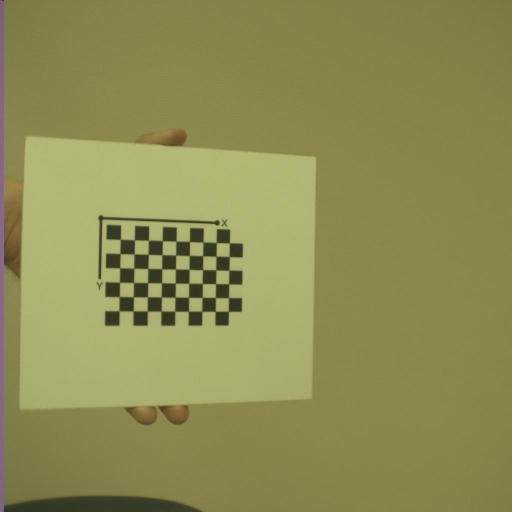
#> input picture ipcv_project3/Calibratie 1/calibrationLeft/Calibratie 1_L_1.jpg, 1024 x 1024 px (shown at 1/2 size); its folder holds 4 pictures in this run
$ python main_code.py   (older library calls are emulated)
#> lines starting #> are read from the running program, lines starting #| are printed output that depends on the picture; pictures that were not available may be replaced by others from this repository, and a replacement may not be noted
### StereoCalibration.py
import cv2
import numpy as np
import glob
import os

class StereoCal:

    def CameraCalibrate(self, image_files_left, image_files_middle, image_files_right, chessboard_size=(9, 6), square_size=10):

        objp = np.zeros((chessboard_size[0] * chessboard_size[1], 3), np.float32)
        objp[:, :2] = np.mgrid[0:chessboard_size[0], 0:chessboard_size[1]].T.reshape(-1, 2) * square_size

        objpoints = []
        imgpoints_left = []
        imgpoints_middle = []
        imgpoints_right = []


        for fname_left, fname_middle, fname_right in zip(image_files_left, image_files_middle, image_files_right):

            img_left = cv2.imread(fname_left)
            img_middle = cv2.imread(fname_middle)
            img_right = cv2.imread(fname_right)

            # Covert color into gray
            gray_left = cv2.cvtColor(img_left, cv2.COLOR_BGR2GRAY)
            gray_middle = cv2.cvtColor(img_middle, cv2.COLOR_BGR2GRAY)
            gray_right = cv2.cvtColor(img_right, cv2.COLOR_BGR2GRAY)

            ret_left, corners_left = cv2.findChessboardCorners(gray_left, chessboard_size, None)
            ret_middle, corners_middle = cv2.findChessboardCorners(gray_middle, chessboard_size, None)
            ret_right, corners_right = cv2.findChessboardCorners(gray_right, chessboard_size, None)


            if ret_left and ret_middle and ret_right:
                objpoints.append(objp)

                criteria = (cv2.TERM_CRITERIA_EPS + cv2.TERM_CRITERIA_MAX_ITER, 30, 0.001)
                corners_left_refined = cv2.cornerSubPix(gray_left, corners_left, (11, 11), (-1, -1), criteria)
                corners_middle_refined = cv2.cornerSubPix(gray_middle, corners_middle, (11, 11), (-1, -1), criteria)
                corners_right_refined = cv2.cornerSubPix(gray_right, corners_right, (11, 11), (-1, -1), criteria)

                imgpoints_left.append(corners_left_refined)
                imgpoints_middle.append(corners_middle_refined)
                imgpoints_right.append(corners_right_refined)

        # Camera calibration for each camera
        _, camera_matrix_left, dist_coeffs_left, _, _ = cv2.calibrateCamera(objpoints, imgpoints_left, gray_left.shape[::-1], None, None)
        _, camera_matrix_middle, dist_coeffs_middle, _, _ = cv2.calibrateCamera(objpoints, imgpoints_middle, gray_middle.shape[::-1], None, None)
        _, camera_matrix_right, dist_coeffs_right, _, _ = cv2.calibrateCamera(objpoints, imgpoints_right, gray_right.shape[::-1], None, None)

        return camera_matrix_left, dist_coeffs_left, camera_matrix_middle, dist_coeffs_middle, camera_matrix_right, dist_coeffs_right, objpoints, imgpoints_left, imgpoints_middle, imgpoints_right


    def stereo_calibrate_and_rectify(self, objpoints, imgpoints1, imgpoints2, camera_matrix1, dist_coeffs1, camera_matrix2, dist_coeffs2, image_size):

        # Stereo calibration
        retval, cameraMatrix1, distCoeffs1, cameraMatrix2, distCoeffs2, R, T, E, F= cv2.stereoCalibrate(
            objpoints, imgpoints1, imgpoints2,
            camera_matrix1, dist_coeffs1,
            camera_matrix2, dist_coeffs2,
            image_size, flags=cv2.CALIB_FIX_INTRINSIC
        )

        # Stereo rectification
        R1, R2, P1, P2, Q, _, _ = cv2.stereoRectify(cameraMatrix1, distCoeffs1,
                                                    cameraMatrix2, distCoeffs2,
                                                    image_size, R, T, flags=cv2.CALIB_ZERO_DISPARITY, alpha=-1)

        # Compute rectification maps
        map1_x, map1_y = cv2.initUndistortRectifyMap(cameraMatrix1, distCoeffs1, R1, P1, image_size, cv2.CV_32FC1)
        map2_x, map2_y = cv2.initUndistortRectifyMap(cameraMatrix2, distCoeffs2, R2, P2, image_size, cv2.CV_32FC1)

        return R1, R2, P1, P2, Q, map1_x, map1_y, map2_x, map2_y, T

    # [23 lines left out: function rectify_images, not called in this run]

### stereoMatching.py
import cv2
import numpy as np
from cv2 import ximgproc

class stereoMatching:

    def __init__(self, disparity_threshold=1.0):
        self.disparity_threshold = disparity_threshold

    # [67 lines left out: functions stereoMatchingBM, unreliable_disparity_mask, filter_disparity, guided_filtering, not called in this run]


### MeshGenerator.py
# MeshGenerator.py
import numpy as np
import matplotlib.pyplot as plt
from mpl_toolkits.mplot3d import Axes3D
import open3d as o3d
import os

class MeshGenerator:
    def __init__(self):
        pass

    # [55 lines left out: functions generate_mesh, surface_reconstruction, not called in this run]


### BackgroundRemoval.py
import cv2
import numpy as np
import os
import glob
from tqdm import tqdm


class ImprovedBackground:
    def __init__(self):
        # Initialize the face detector
        self.face_cascade = cv2.CascadeClassifier(cv2.data.haarcascades + 'haarcascade_frontalface_default.xml')
        if self.face_cascade.empty():
            print("WARNING: Failed to load face detector")

    # [143 lines left out: functions batch_remove_background, remove_background, not called in this run]

    def _log_success(self, log_file, message):
        with open(log_file, 'a') as f:
            f.write(f"[SUCCESS] {message}\n")

    def _log_error(self, log_file, message):
        with open(log_file, 'a') as f:
            f.write(f"[ERROR] {message}\n")

# [6 lines that do not run on import are left out]

### main_code.py
import cv2
import cv2 as cv
import numpy as np
import glob
import os
import matplotlib.pyplot as plt
from PIL import Image
import os
import open3d as o3d
import copy
from tqdm import tqdm

# Import the classes
from colour_normalisation import ColourNorm
from StereoCalibration import StereoCal
from stereoMatching import stereoMatching
from DepthMapCreator import DepthMapCreator
from MeshGenerator import MeshGenerator
from ICPCombine import ICPCombine
from BackgroundRemoval import ImprovedBackground

# Define the classes
colournorm = ColourNorm()
stereocal = StereoCal()
background_removal = ImprovedBackground()
stereo_matching = stereoMatching()
depth_map_creator = DepthMapCreator()
mesh_generator = MeshGenerator()
icp_combine = ICPCombine()

# Paths to calibration images
calib_left = 'ipcv_project3/Calibratie 1/calibrationLeft'
calib_middle = 'ipcv_project3/Calibratie 1/calibrationMiddle'
calib_right = 'ipcv_project3/Calibratie 1/calibrationRight'

# Paths to subjects
subject_paths = [
    'ipcv_project3/subject1',
    'ipcv_project3/subject2',
    'ipcv_project3/subject4'
]

images_left = glob.glob(os.path.join(calib_left, '*.jpg'))
images_middle = glob.glob(os.path.join(calib_middle, '*.jpg'))
images_right = glob.glob(os.path.join(calib_right, '*.jpg'))

chessboard_size = (9, 6)
square_size = 10

sample_image = cv.imread(images_left[0])
#> sample_image is the input picture: shape (1024, 1024, 3); mean B, G, R 84.9, 140.6, 142.9
image_size = (sample_image.shape[1], sample_image.shape[0])
#> image_size = (1024, 1024)

# Camera calibration
camera_matrix_left, dist_coeffs_left, camera_matrix_middle, dist_coeffs_middle, \
camera_matrix_right, dist_coeffs_right, objpoints, imgpoints_left, \
imgpoints_middle, imgpoints_right = stereocal.CameraCalibrate(
    images_left, images_middle, images_right, chessboard_size, square_size
)
#> in CameraCalibrate, `gray_left = cv2.cvtColor(img_left, cv2.COLOR_BGR2GRAY)`:
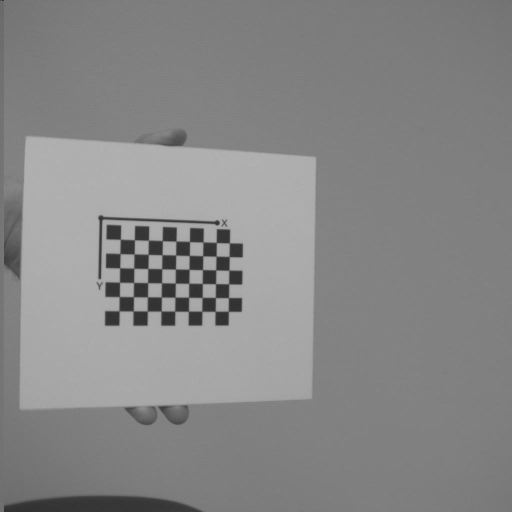
#> gray_left: shape (1024, 1024) (shown at 1/2 size); min 14, max 180, mean 134.9
#> in CameraCalibrate, `ret_left, corners_left = cv2.findChessboardCorners(gray_left, chessboa..`: ret_left = True; corners_left = 54 rows, first 8: [240.8, 478.9], [269, 479.9], [297.3, 480.4], [325.1, 481.7], [352.3, 482.3], [379.4, 483.5], [406.5, 484.2], [432.8, 485.4]
#> in CameraCalibrate, `ret_middle, corners_middle = cv2.findChessboardCorners(gray_middle, ch..`: ret_middle = True; corners_middle has the same summary as corners_left
#> in CameraCalibrate, `ret_right, corners_right = cv2.findChessboardCorners(gray_right, chess..`: corners_right has the same summary as corners_left
#> in CameraCalibrate, `corners_left_refined = cv2.cornerSubPix(gray_left, corners_left, (11, ..`: corners_left_refined = 54 rows, first 8: [241, 479], [269.1, 480.1], [297.3, 480.7], [325, 481.8], [352.4, 482.6], [379.4, 483.5], [406.5, 484.4], [433, 485.4]
#> in CameraCalibrate, `corners_middle_refined = cv2.cornerSubPix(gray_middle, corners_middle,..`: corners_middle_refined has the same summary as corners_left_refined
#> in CameraCalibrate, `corners_right_refined = cv2.cornerSubPix(gray_right, corners_right, (1..`: corners_right_refined has the same summary as corners_left_refined
#> in CameraCalibrate, `_, camera_matrix_left, dist_coeffs_left, _, _ = cv2.calibrateCamera(ob..`: camera_matrix_left = [[3175, 0, 519.4], [0, 2649, 520.1], [0, 0, 1]]; dist_coeffs_left = [[-0.903, 8.02, 0.0127, 0.00518, -616.3]]
#> in CameraCalibrate, `_, camera_matrix_middle, dist_coeffs_middle, _, _ = cv2.calibrateCamer..`: camera_matrix_middle = [[3175, 0, 519.4], [0, 2649, 520.1], [0, 0, 1]]; dist_coeffs_middle = [[-0.903, 8.02, 0.0127, 0.00518, -616.3]]
#> in CameraCalibrate, `_, camera_matrix_right, dist_coeffs_right, _, _ = cv2.calibrateCamera(..`: camera_matrix_right = [[3175, 0, 519.4], [0, 2649, 520.1], [0, 0, 1]]; dist_coeffs_right = [[-0.903, 8.02, 0.0127, 0.00518, -616.3]]
#> camera_matrix_left = [[3175, 0, 519.4], [0, 2649, 520.1], [0, 0, 1]]; dist_coeffs_left = [[-0.903, 8.02, 0.0127, 0.00518, -616.3]]; camera_matrix_middle = [[3175, 0, 519.4], [0, 2649, 520.1], [0, 0, 1]]; dist_coeffs_middle = [[-0.903, 8.02, 0.0127, 0.00518, -616.3]]; camera_matrix_right = [[3175, 0, 519.4], [0, 2649, 520.1], [0, 0, 1]]; dist_coeffs_right = [[-0.903, 8.02, 0.0127, 0.00518, -616.3]]; objpoints = 1 item; imgpoints_left = 1 item; imgpoints_middle = 1 item; imgpoints_right = 1 item

# Left-middle calibration
R1, R2, P1, P2, Q, map1_x, map1_y, map2_x, map2_y, T_left_middle = stereocal.stereo_calibrate_and_rectify(
    objpoints, imgpoints_left, imgpoints_middle, camera_matrix_left, dist_coeffs_left,
    camera_matrix_middle, dist_coeffs_middle, image_size)
#> in stereo_calibrate_and_rectify, `retval, cameraMatrix1, distCoeffs1, cameraMatrix2, distCoeffs2, R, T, ..`: retval = 0.0905; cameraMatrix1 = [[3175, 0, 519.4], [0, 2649, 520.1], [0, 0, 1]]; distCoeffs1 = [[-0.903, 8.02, 0.0127, 0.00518, -616.3]]; cameraMatrix2 = [[3175, 0, 519.4], [0, 2649, 520.1], [0, 0, 1]]; distCoeffs2 = [[-0.903, 8.02, 0.0127, 0.00518, -616.3]]; R = [[1, 0, 0], [0, 1, 0], [0, 0, 1]]; T = [7.12e-14, -1.39e-17, -1.21e-15]; E = [[0, 1.21e-15, -1.39e-17], [-1.21e-15, 0, -7.12e-14], [1.39e-17, 7.12e-14, 0]]; F = [[0, 1.44e-22, -7.94e-20], [-1.44e-22, 0, -2.68e-17], [7.94e-20, 2.68e-17, 0]]
#> in stereo_calibrate_and_rectify, `R1, R2, P1, P2, Q, _, _ = cv2.stereoRectify(cameraMatrix1, distCoeffs1..`: R1 = [[1, -0.000195, -0.017], [0.000195, 1, -1.67e-06], [0.017, -1.67e-06, 1]]; R2 has the same summary as R1; P1 = [[2649, 0, 564.5, 0], [0, 2649, 520.1, 0], [0, 0, 1, 0]]; P2 = [[2649, 0, 564.5, 1.89e-10], [0, 2649, 520.1, 0], [0, 0, 1, 0]]; Q = [[1, 0, 0, -564.5], [0, 1, 0, -520.1], [0, 0, 0, 2649], [0, 0, -1.4e+13, 0]]
#> in stereo_calibrate_and_rectify, `map1_x, map1_y = cv2.initUndistortRectifyMap(cameraMatrix1, distCoeffs..`:
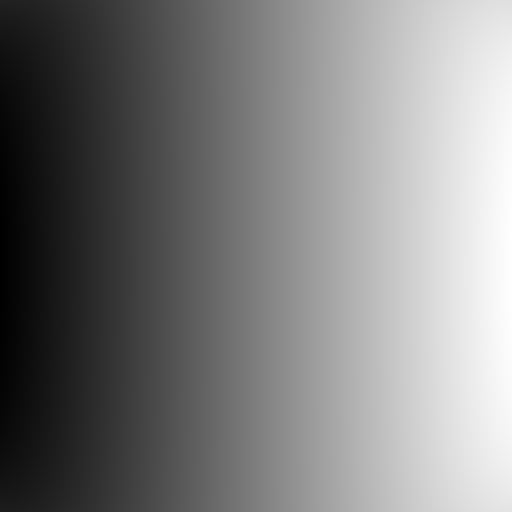
#> map1_x: shape (1024, 1024) float32 (shown at 1/2 size); min -63.51, max 1095.4, mean 512.4; drawn with min black and max white
#> in stereo_calibrate_and_rectify, `map1_x, map1_y = cv2.initUndistortRectifyMap(cameraMatrix1, distCoeffs..`:
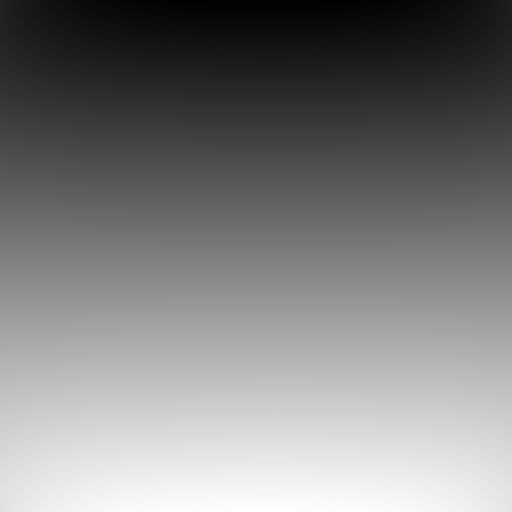
#> map1_y: shape (1024, 1024) float32 (shown at 1/2 size); min 34.19, max 1001, mean 514.1; drawn with min black and max white
#> R2 has the same summary as R1 in stereo_calibrate_and_rectify; T_left_middle = [7.12e-14, -1.39e-17, -1.21e-15]

# Middle-right calibration
R2_new, R3, P2_new, P3, Q2, map2_x_new, map2_y_new, map3_x, map3_y, T_middle_right = stereocal.stereo_calibrate_and_rectify(
    objpoints, imgpoints_middle, imgpoints_right, camera_matrix_middle, dist_coeffs_middle,
    camera_matrix_right, dist_coeffs_right, image_size)
#> R2_new has the same summary as R1 in stereo_calibrate_and_rectify; R3 has the same summary as R1 in stereo_calibrate_and_rectify; P2_new has the same summary as P1 in stereo_calibrate_and_rectify; P3 has the same summary as P2 in stereo_calibrate_and_rectify; Q2 has the same summary as Q in stereo_calibrate_and_rectify; T_middle_right = [7.12e-14, -1.39e-17, -1.21e-15]

cnt = 0

for subject_path in subject_paths:
    cnt += 1

    print(f"Processing {subject_path}...")

    # Get all images without limiting to first one
    images_left_person = glob.glob(os.path.join(subject_path, 'subject*Left', '*.jpg'))
    images_middle_person = glob.glob(os.path.join(subject_path, 'subject*Middle', '*.jpg'))
    images_right_person = glob.glob(os.path.join(subject_path, 'subject*Right', '*.jpg'))

    # Sort the images to ensure matching order
    images_left_person.sort()
    images_middle_person.sort()
    images_right_person.sort()

    # Create output folders
    bg_removed_folder = os.path.join(subject_path, 'bg_removed')
    rectified_folder = os.path.join(subject_path, 'rectified')
    for folder in [bg_removed_folder, rectified_folder]:
        if not os.path.exists(folder):
            os.makedirs(folder)

    # for img_left_path, img_middle_path, img_right_path in zip(images_left_person, images_middle_person, images_right_person):
    for idx, (img_left_path, img_middle_path, img_right_path) in enumerate(
            zip(images_left_person, images_middle_person, images_right_person)):
        base_number = os.path.basename(img_left_path).split('_')[-1].split('.')[0]  # Extract number from filename
        print(f"Processing image set {idx + 1}/{len(images_left_person)} (number {base_number})")

        img_left = cv.imread(img_left_path)
        img_middle = cv.imread(img_middle_path)
        img_right = cv.imread(img_right_path)

        # Normalization
        images_for_normalization = [img_left, img_middle, img_right]
        normalized_images = colournorm.normalize_images(images_for_normalization)
        img_left, img_middle, img_right = normalized_images[0], normalized_images[1], normalized_images[2]

        # Determine if the subject has special conditions
        is_bald = 'subject4' in subject_path
        is_left = True  # Always true for left images

        # Remove background
        left_img_bg_removed = background_removal.remove_background(img_left, is_bald=is_bald, is_left=is_left)
        middle_img_bg_removed = background_removal.remove_background(img_middle, is_bald=is_bald)
        right_img_bg_removed = background_removal.remove_background(img_right, is_bald=is_bald)

        # Generate numbered output filenames
        left_img_bg_removed_path = os.path.join(bg_removed_folder, f'left_bg_removed_{base_number}.png')
        middle_img_bg_removed_path = os.path.join(bg_removed_folder, f'middle_bg_removed_{base_number}.png')
        right_img_bg_removed_path = os.path.join(bg_removed_folder, f'right_bg_removed_{base_number}.png')

        # Save background removed images
        cv2.imwrite(left_img_bg_removed_path, left_img_bg_removed)
        cv2.imwrite(middle_img_bg_removed_path, middle_img_bg_removed)
        cv2.imwrite(right_img_bg_removed_path, right_img_bg_removed)

        print(f"Saved background removed images for set {base_number}")

        #left_img_bg_removed_BGR = cv2.cvtColor(left_img_bg_removed, cv2.COLOR_RGB2BGR)
        #middle_img_bg_removed_BGR = cv2.cvtColor(middle_img_bg_removed, cv2.COLOR_RGB2BGR)
        #right_img_bg_removed_BGR = cv2.cvtColor(right_img_bg_removed, cv2.COLOR_RGB2BGR)


       # Stereo rectification
        rectified_left, rectified_middle = stereocal.rectify_images(
            left_img_bg_removed, middle_img_bg_removed, map1_x, map1_y, map2_x, map2_y)
        rectified_middle_new, rectified_right = stereocal.rectify_images(
            middle_img_bg_removed, right_img_bg_removed, map2_x_new, map2_y_new, map3_x, map3_y)

        if rectified_left is not None and rectified_middle is not None and rectified_right is not None:
            # Save rectified images with alpha channel
            cv2.imwrite(os.path.join(rectified_folder, f'rectified_left_{base_number}.png'), rectified_left)
            cv2.imwrite(os.path.join(rectified_folder, f'rectified_middle_{base_number}.png'), rectified_middle)
            cv2.imwrite(os.path.join(rectified_folder, f'rectified_right_{base_number}.png'), rectified_right)


            if cnt == 1:
                mindisparity1 = 276
                mindisparity2 = 276
                numdisparity1 = 16 * 4
                numdisparity2 = 16 * 4
                blockSize1 = 5
                blockSize2 = 5
                uniquenessRatio = 5
            elif cnt == 2:
                mindisparity1 = 292
                mindisparity2 = 292
                numdisparity1 = 16 * 5
                numdisparity2 = 16 * 5
                blockSize1 = 11
                blockSize2 = 9
                uniquenessRatio = 1
            elif cnt == 3:
                mindisparity1 = 318
                mindisparity2 = 346
                numdisparity1 = 16 * 7
                numdisparity2 = 16 * 5
                blockSize1 = 15
                blockSize2 = 17
                uniquenessRatio = 5

            # Stereo matching
            # diparity left-middle
            total_disparity_left_middle, disparity_map_left_middle = stereo_matching.stereoMatchingBM(rectified_left,
                                                                                                      rectified_middle,
                                                                                                      mindisparity1,
                                                                                                      numdisparity1,
                                                                                                    blockSize1,
                                                                                                      uniquenessRatio)
            # disparity_map = stereo_matching.stereoMatching(rectified_left, rectified_middle,15,15)
            unreliable_disparity_map_left_middle = stereo_matching.unreliable_disparity_mask(disparity_map_left_middle)
            filtered_disparity_map_left_middle = stereo_matching.filter_disparity(disparity_map_left_middle,
                                                                                  unreliable_disparity_map_left_middle)

            # disparity middle-right
            total_disparity_middle_right, disparity_map_middle_right = stereo_matching.stereoMatchingBM(
                rectified_middle_new, rectified_right, mindisparity2, numdisparity2, blockSize2, uniquenessRatio)
            unreliable_disparity_map_middle_right = stereo_matching.unreliable_disparity_mask(disparity_map_middle_right)
            filtered_disparity_map_middle_right = stereo_matching.filter_disparity(disparity_map_middle_right,
                                                                                   unreliable_disparity_map_middle_right)


            plt.figure(figsize=(12, 6))
            plt.subplot(1, 2, 1)
            plt.imshow(disparity_map_left_middle, cmap='jet')
            plt.colorbar()
            plt.title('Disparity Map: Left-Middle')

            plt.subplot(1, 2, 2)
            plt.imshow(disparity_map_middle_right, cmap='jet')
            plt.colorbar()
            plt.title('Disparity Map: Middle-Right')

            plt.show()

            # Depth map creation
            focal_length = (camera_matrix_middle[0, 0] + camera_matrix_middle[1, 1]) / 2
            baseline_left_middle = np.linalg.norm(T_left_middle)
            baseline_middle_right = np.linalg.norm(T_middle_right)

            # depth map left-middle
            depth_map_left_middle = depth_map_creator.create_depth_map(disparity_map_left_middle, Q, focal_length,
                                                                       baseline_left_middle)
            depth_map_output_path = os.path.join(rectified_folder, f'depth_map_left_middle_{base_number}.png')
            depth_map_creator.plot_depth_map(depth_map_left_middle, depth_map_output_path)

            depth_map_middle_right = depth_map_creator.create_depth_map(disparity_map_middle_right, Q2, focal_length,
                                                                        baseline_middle_right)
            depth_map_output_path = os.path.join(rectified_folder, f'depth_map_middle_right_{base_number}.png')
            depth_map_creator.plot_depth_map(depth_map_middle_right, depth_map_output_path)

            # pcd creation
            # pcd_left_middle
            pcd_left_middle = depth_map_creator.create_3dpoint_cloud2(depth_map_left_middle, rectified_middle,
                                                                      camera_matrix_middle, total_disparity_left_middle)
            o3d.visualization.draw_geometries([pcd_left_middle], window_name="Colored Point Cloud with Normals: pcd_left_middle")
            output_mesh_path = os.path.join(rectified_folder, f'left_middle_mesh_{base_number}.ply')
            mesh_generator.surface_reconstruction(pcd_left_middle, output_mesh_path)

            # pcd_middle_right
            pcd_middle_right = depth_map_creator.create_3dpoint_cloud2(depth_map_middle_right, rectified_right,
                                                                       camera_matrix_middle, total_disparity_middle_right)
            o3d.visualization.draw_geometries([pcd_middle_right], window_name="Colored Point Cloud with Normals: pcd_middle_right")
            output_mesh_path = os.path.join(rectified_folder, f'middle_right_mesh_{base_number}.ply')
            mesh_generator.surface_reconstruction(pcd_middle_right, output_mesh_path)

            # ICP combine
            threshold = 0.05
            beta = np.radians(0)
            trans_init1 = np.array(
                [[np.cos(beta), 0, np.sin(beta), -47],
                 [0, 1, 0, 0],
                 [-np.sin(beta), 0, np.cos(beta), 0],
                 [0, 0, 0, 1]])
            beta = np.radians(0)
            trans_init2 = np.array(
                [[np.cos(beta), 0, np.sin(beta), 0],
                 [0, 1, 0, 0],
                 [-np.sin(beta), 0, np.cos(beta), 0],
                 [0, 0, 0, 1]])
            trans_init = trans_init1 @ trans_init2
            reg_p2p = icp_combine.point_to_point_icp(pcd_middle_right, pcd_left_middle, threshold, trans_init)
            print("Transformation Matrix:")
            print(reg_p2p)

            # visualize
            pcd_middle_right.transform(reg_p2p) # apply transformation
            newpointcloud = pcd_middle_right + pcd_left_middle # combine point clouds
            o3d.visualization.draw_geometries([newpointcloud], window_name="new point cloud") # visualize
            mesh_path = os.path.join(rectified_folder, f'mesh_icp_{base_number}.ply') # save point cloud
            o3d.io.write_point_cloud(mesh_path, newpointcloud) # save point cloud

            output_mesh_path = os.path.join(rectified_folder, f'combined_mesh_{base_number}.ply') # save mesh
            mesh_generator.surface_reconstruction(newpointcloud, output_mesh_path) # uses Poisson surface reconstruction to make continues mesh

            print(f"Completed processing image set {base_number}")
